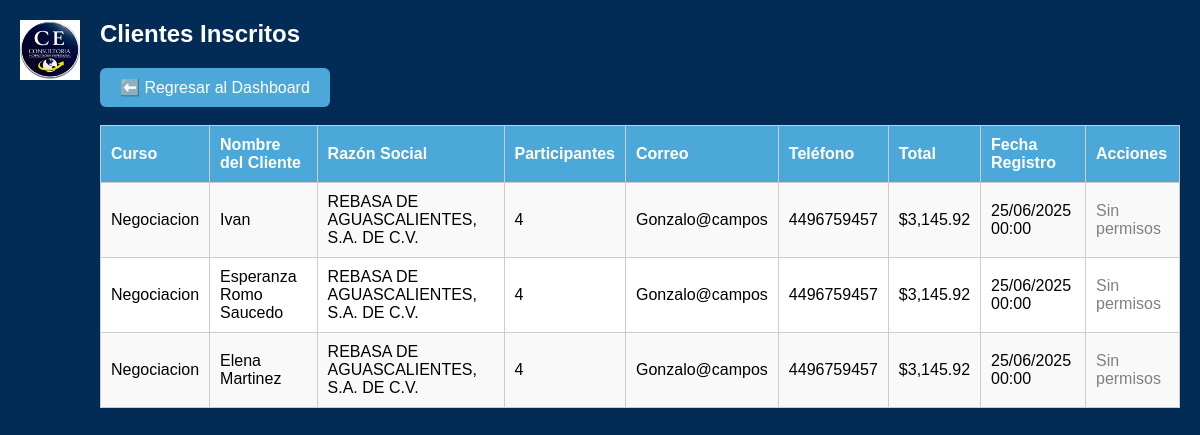
The page /inscripciones.php (signed in) on the database its author committed.
### tables this page shows
CREATE TABLE `inscripciones` (
  `id` int(11) NOT NULL AUTO_INCREMENT,
  `razon_social` varchar(255) DEFAULT NULL,
  `telefono` varchar(30) DEFAULT NULL,
  `correo` varchar(100) DEFAULT NULL,
  `participantes` int(11) DEFAULT NULL,
  `total` decimal(10,2) DEFAULT NULL,
  `curso` varchar(255) DEFAULT NULL,
  `nombre_cliente` varchar(255) DEFAULT NULL,
  `fecha_registro` datetime DEFAULT current_timestamp(),
  PRIMARY KEY (`id`)
);

### inscripciones.php (the view, shortened to what this page needs)
<?php
include("config/db.php");
$rol = $_SESSION["rol"];
$sql = "SELECT * FROM inscripciones ORDER BY fecha_registro DESC";
$resultado = $conn->query($sql);
?>
<!DOCTYPE html>
<html lang="es">
<head>
</head>
<body>
    <img src="img/consultoria.png.jpg" alt="Logo" class="logo">
    <h2>Clientes Inscritos</h2>
    <a href="dashboard.php" class="boton">⬅️ Regresar al Dashboard</a>
    <br><br>
    <table>
        <tr>
            <th>Curso</th>
            <th>Nombre del Cliente</th>
            <th>Razón Social</th>
            <th>Participantes</th>
            <th>Correo</th>
            <th>Teléfono</th>
            <th>Total</th>
            <th>Fecha Registro</th>
            <th>Acciones</th>
        </tr>
        <?php while ($inscrito = $resultado->fetch_assoc()): ?>
        <tr>
            <td><?= htmlspecialchars($inscrito['curso']) ?></td>
            <td><?= htmlspecialchars($inscrito['nombre_cliente']) ?></td>
            <td><?= htmlspecialchars($inscrito['razon_social']) ?></td>
            <td><?= htmlspecialchars($inscrito['participantes']) ?></td>
            <td><?= htmlspecialchars($inscrito['correo']) ?></td>
            <td><?= htmlspecialchars($inscrito['telefono']) ?></td>
            <td>$<?= number_format($inscrito['total'], 2) ?></td>
            <td><?= date("d/m/Y H:i", strtotime($inscrito['fecha_registro'])) ?></td>
           <td class="acciones">
           <?php if ($rol === "admin"): ?>
              <a href="eliminar_inscrito.php?id=<?= $inscrito['id'] ?>" onclick="return confirm('¿Estás seguro de eliminar este registro?');">Eliminar</a>
          <?php else: ?>
              <span style="color: gray;">Sin permisos</span>
          <?php endif; ?>
</td>
        </tr>
        <?php endwhile; ?>
    </table>
</body>
</html>

### inscripciones.php (style rules this page uses)
body { font-family: Arial, sans-serif; padding: 20px 20px 20px 100px; margin: 0; background-color: rgb(2, 44, 86); color: #fff; }
.logo { position: fixed; top: 20px; left: 20px; width: 60px; height: auto; z-index: 1000; }
h2 { margin-top: 0; }
.boton { padding: 10px 20px; background-color: #4DA8DA; color: white; text-decoration: none; border-radius: 6px; margin-right: 10px; display: inline-block; }
table { width: 100%; border-collapse: collapse; background: white; color: #000; }
th, td { padding: 10px; border: 1px solid #ccc; text-align: left; }
th { background-color: #4DA8DA; color: white; }
tr:nth-child(even) { background-color: #f9f9f9; }

### rows shown on the page
inscripciones: curso "Negociacion", nombre_cliente "Ivan", razon_social "REBASA DE AGUASCALIENTES, S.A. DE C.V.", participantes "4", correo "Gonzalo@campos", telefono "4496759457", total "3,145.92", fecha_registro "25/06/2025 00:00"
inscripciones: curso "Negociacion", nombre_cliente "Esperanza Romo Saucedo", razon_social "REBASA DE AGUASCALIENTES, S.A. DE C.V.", participantes "4", correo "Gonzalo@campos", telefono "4496759457", total "3,145.92", fecha_registro "25/06/2025 00:00"
inscripciones: curso "Negociacion", nombre_cliente "Elena Martinez", razon_social "REBASA DE AGUASCALIENTES, S.A. DE C.V.", participantes "4", correo "Gonzalo@campos", telefono "4496759457", total "3,145.92", fecha_registro "25/06/2025 00:00"
